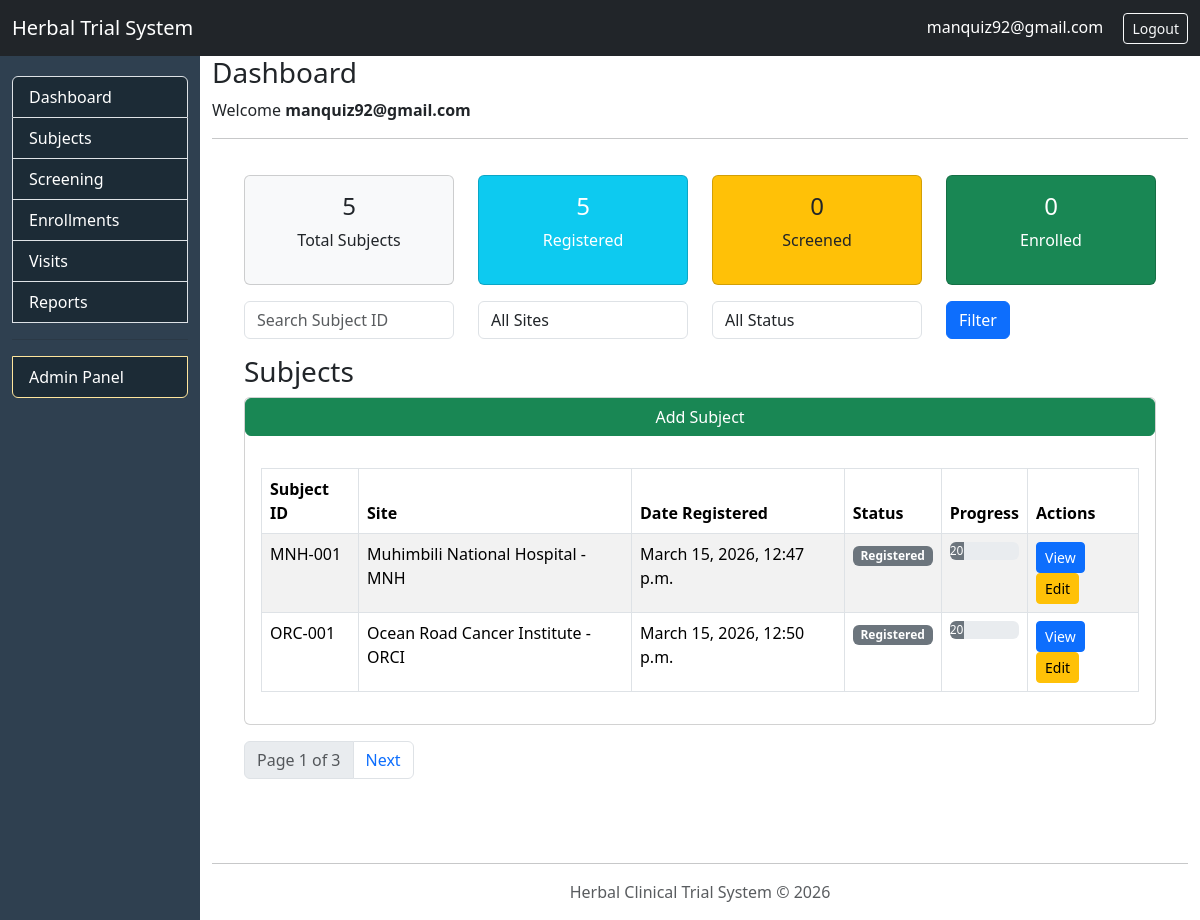
The page /herbal/subjects/ (signed in) on the database as committed earlier.
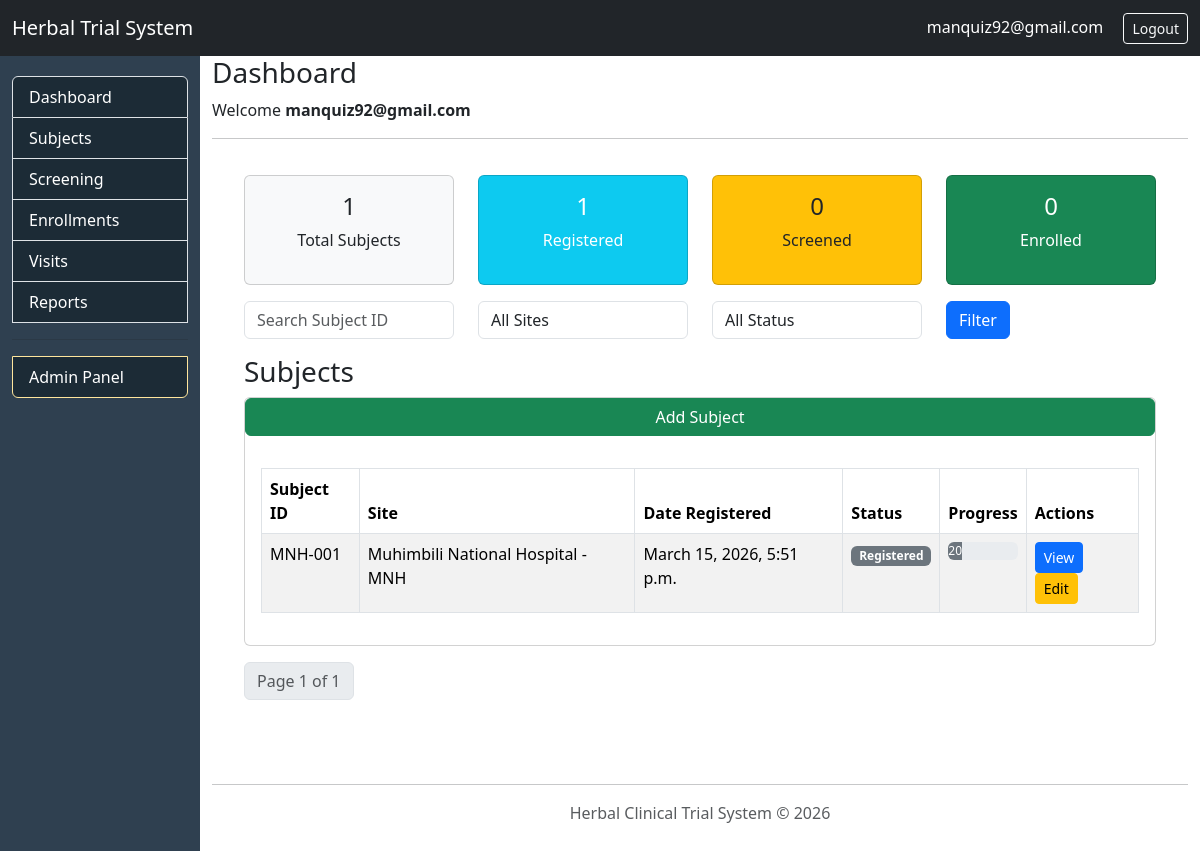
The same page on the database as committed later.
### herbal/models/subjects/subject_model.py (models this page shows, shortened)
class Subject(BaseModel):
    subject_id = models.CharField(max_length=50, unique=True)
    first_name = models.CharField(max_length=100)
    last_name = models.CharField(max_length=100)
    sex = models.CharField(
        max_length=10, choices=[("Male", "Male"), ("Female", "Female")]
    )
    date_of_birth = models.DateField()
    phone = models.CharField(max_length=20, blank=True, null=True)
    village = models.CharField(max_length=100, blank=True)
    registration_date = models.DateField(auto_now_add=True)
    site = models.ForeignKey(Site, on_delete=models.PROTECT)
    objects = SiteRestrictedManager()
    @property
    def status(self):
        if hasattr(self, "enrollment") and self.enrollment:
            return "enrolled"
        if hasattr(self, "screening") and self.screening:
            return "screened"
        return "registered"
    @property
    def progress(self):
        status_map = {
            "registered": 20,
            "screened": 40,
            "enrolled": 60,
            "followup": 80,
            "completed": 100,
        }
        return status_map.get(self.status, 0)

### sites/models/site_model.py (models this page shows)
class Site(models.Model):
    name = models.CharField(max_length=100)
    code = models.CharField(max_length=4)
    def __str__(self):
        return f"{self.name} - {self.code}"

### herbal/views/subjects/lists/subject_list_view.py (the view)
# urls.py: path("subjects/", subject_list_view, name="subjects-list"),
def subject_list_view(request):
    subjects = Subject.objects.for_user(request.user)
    search = request.GET.get("search")
    status = request.GET.get("status")
    subjects = apply_search(
        subjects,
        search,
        ["subject_id", "first_name", "last_name", "phone"]
    )
    subjects = apply_filters(subjects, request, ["site"])
    total_subjects = subjects.count()
    registered_count = subjects.filter(is_active=True).count()
    screened_count = subjects.filter(
        screening__isnull=False
    ).count()
    enrolled_count = subjects.filter(
        enrollment__isnull=False
    ).count()
    if status == "registered":
        subjects = subjects.filter(is_active=True)
    elif status == "screened":
        subjects = subjects.filter(screening__isnull=False)
    elif status == "enrolled":
        subjects = subjects.filter(enrollment__isnull=False)
    page_obj = paginate_queryset(request, subjects)
    sites = Site.objects.all()
    context = {
        "page_obj": page_obj,
        "search": search,
        "status": status,
        "sites": sites,
        "total_subjects": total_subjects,
        "registered_count": registered_count,
        "screened_count": screened_count,
        "enrolled_count": enrolled_count,
    }
    return render(
        request,
        "herbal/subjects/subject_list.html",
        context
    )

### core/managers/site_manager.py (called while the page is built)
    def get_queryset(self):
        return SiteRestrictedQuerySet(self.model, using=self._db)

    def for_user(self, user):
        return self.get_queryset().for_user(user)

### core/models/queryset/site_queryset.py (called while the page is built, shortened)
    def for_user(self, user):
        if user.is_superuser:
            return self

### utils/filters.py (called while the page is built)
def apply_search(queryset, search, fields):
    if not search:
        return queryset
    query = Q()
    for field in fields:
        query |= Q(**{f"{field}__icontains": search})
    return queryset.filter(query)

def apply_filters(queryset, request, fields):
    for field in fields:
        value = request.GET.get(field)
        if value:
            queryset = queryset.filter(**{field: value})
    return queryset

### utils/pagination.py (called while the page is built)
def paginate_queryset(request, queryset, per_page=2):
    paginator = Paginator(queryset, per_page)
    page_number = request.GET.get("page")
    page_obj = paginator.get_page(page_number)
    return page_obj

### utils/templatetags/querystring.py (called while the page is built)
@register.simple_tag
def querystring(request, **kwargs):
    query = request.GET.copy()
    for key, value in kwargs.items():
        query[key] = value
    return query.urlencode()

### herbal/templates/herbal/subjects/subject_list.html (shortened to what the changed rows need)
{% extends "base.html" %}
{% load querystring %}
{% block content %}
<div class="container-fluid">
    <div class="row mb-3">
        <div class="col-md-3">
            <div class="card text-center bg-light">
                <div class="card-body">
                    <h4>{{ total_subjects }}</h4>
                    <p>Total Subjects</p>
                </div>
            </div>
        </div>
        <div class="col-md-3">
            <div class="card text-center bg-info text-white">
                <div class="card-body">
                    <h4>{{ registered_count }}</h4>
                    <p>Registered</p>
                </div>
            </div>
        </div>
    </div>
    <div class="card">
        <div class="card-body">
            <table class="table table-striped table-bordered">
                <thead>
                    <tr>
                        <th>Subject ID</th>
                        <th>Site</th>
                        <th>Date Registered</th>
                        <th>Status</th>
                        <th>Progress</th>
                        <th>Actions</th>
                    </tr>
                </thead>
                <tbody>
                    {% for subject in page_obj %}
                    <tr>
                        <td>{{ subject.subject_id }}</td>
                        <td>{{ subject.site }}</td>
                        <td>{{ subject.created_at }}</td>
                        <td>
                            <span class="badge
                                {% if subject.status == 'registered' %}bg-secondary
                                {% elif subject.status == 'screened' %}bg-warning
                                {% elif subject.status == 'enrolled' %}bg-success
                                {% endif %}">
                                {{ subject.status|title }}
                            </span>
                        </td>
                        <td>
                            <div class="progress" style="height: 18px;">
                                <div class="progress-bar
                                    {% if subject.status == 'registered' %}bg-secondary
                                    {% elif subject.status == 'screened' %}bg-warning
                                    {% elif subject.status == 'enrolled' %}bg-success
                                    {% endif %}" role="progressbar" style="width: {{ subject.progress }}%;">
                                    {{ subject.progress }}%
                                </div>
                            </div>
                        </td>
                        <td>
                            <a class="btn btn-sm btn-primary"
                                href="{% url 'herbal:subjects-detail' subject.pk %}?{{ request.GET.urlencode }}">
                                View
                            </a>
                            <a class="btn btn-sm btn-warning" href="{% url 'herbal:subjects-update' subject.pk %}">
                                Edit
                            </a>
                        </td>
                    </tr>
                    {% empty %}
                    <tr>
                        <td colspan="5" class="text-center">
                            No subjects found
                        </td>
                    </tr>
                    {% endfor %}
                </tbody>
            </table>
        </div>
    </div>
    {% include "includes/_filters/_paginator.html" %}
</div>
{% endblock %}

Rows that differ between the two databases and show on the page:
removed Subject: subject_id "ORC-001", site "Ocean Road Cancer Institute - ORCI", created_at "March 15, 2026, 12:50 p.m.", status "Registered", progress "20"
changed Subject "MNH-001": created_at "March 15, 2026, 12:47 p.m." → "March 15, 2026, 5:51 p.m."
Other text that changed with them:
{{ total_subjects }}: "5" → "1"
{{ registered_count }}: "5" → "1"
{{ page_obj.paginator.num_pages }}: "3" → "1"
text no longer shown: "Next"
